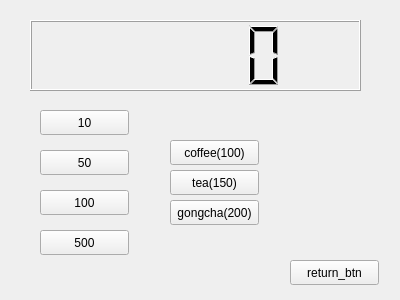
<?xml version="1.0" encoding="UTF-8"?>
<ui version="4.0">
 <class>Widget</class>
 <widget class="QWidget" name="Widget">
  <property name="geometry">
   <rect>
    <x>0</x>
    <y>0</y>
    <width>400</width>
    <height>300</height>
   </rect>
  </property>
  <property name="windowTitle">
   <string>Widget</string>
  </property>
  <widget class="QLCDNumber" name="lcdNumber">
   <property name="geometry">
    <rect>
     <x>30</x>
     <y>20</y>
     <width>331</width>
     <height>71</height>
    </rect>
   </property>
  </widget>
  <widget class="QPushButton" name="pb10">
   <property name="geometry">
    <rect>
     <x>40</x>
     <y>110</y>
     <width>89</width>
     <height>25</height>
    </rect>
   </property>
   <property name="text">
    <string>10</string>
   </property>
  </widget>
  <widget class="QPushButton" name="pb500">
   <property name="geometry">
    <rect>
     <x>40</x>
     <y>230</y>
     <width>89</width>
     <height>25</height>
    </rect>
   </property>
   <property name="text">
    <string>500</string>
   </property>
  </widget>
  <widget class="QPushButton" name="pb100">
   <property name="geometry">
    <rect>
     <x>40</x>
     <y>190</y>
     <width>89</width>
     <height>25</height>
    </rect>
   </property>
   <property name="text">
    <string>100</string>
   </property>
  </widget>
  <widget class="QPushButton" name="pb50">
   <property name="geometry">
    <rect>
     <x>40</x>
     <y>150</y>
     <width>89</width>
     <height>25</height>
    </rect>
   </property>
   <property name="text">
    <string>50</string>
   </property>
  </widget>
  <widget class="QPushButton" name="pbTea">
   <property name="geometry">
    <rect>
     <x>170</x>
     <y>170</y>
     <width>89</width>
     <height>25</height>
    </rect>
   </property>
   <property name="text">
    <string>tea(150)</string>
   </property>
  </widget>
  <widget class="QPushButton" name="pbCoffee">
   <property name="geometry">
    <rect>
     <x>170</x>
     <y>140</y>
     <width>89</width>
     <height>25</height>
    </rect>
   </property>
   <property name="text">
    <string>coffee(100)</string>
   </property>
  </widget>
  <widget class="QPushButton" name="pbGong">
   <property name="geometry">
    <rect>
     <x>170</x>
     <y>200</y>
     <width>89</width>
     <height>25</height>
    </rect>
   </property>
   <property name="text">
    <string>gongcha(200)</string>
   </property>
  </widget>
  <widget class="QPushButton" name="return_btn">
   <property name="geometry">
    <rect>
     <x>290</x>
     <y>260</y>
     <width>89</width>
     <height>25</height>
    </rect>
   </property>
   <property name="text">
    <string>return_btn</string>
   </property>
  </widget>
 </widget>
 <layoutdefault spacing="6" margin="11"/>
 <resources/>
 <connections/>
</ui>
